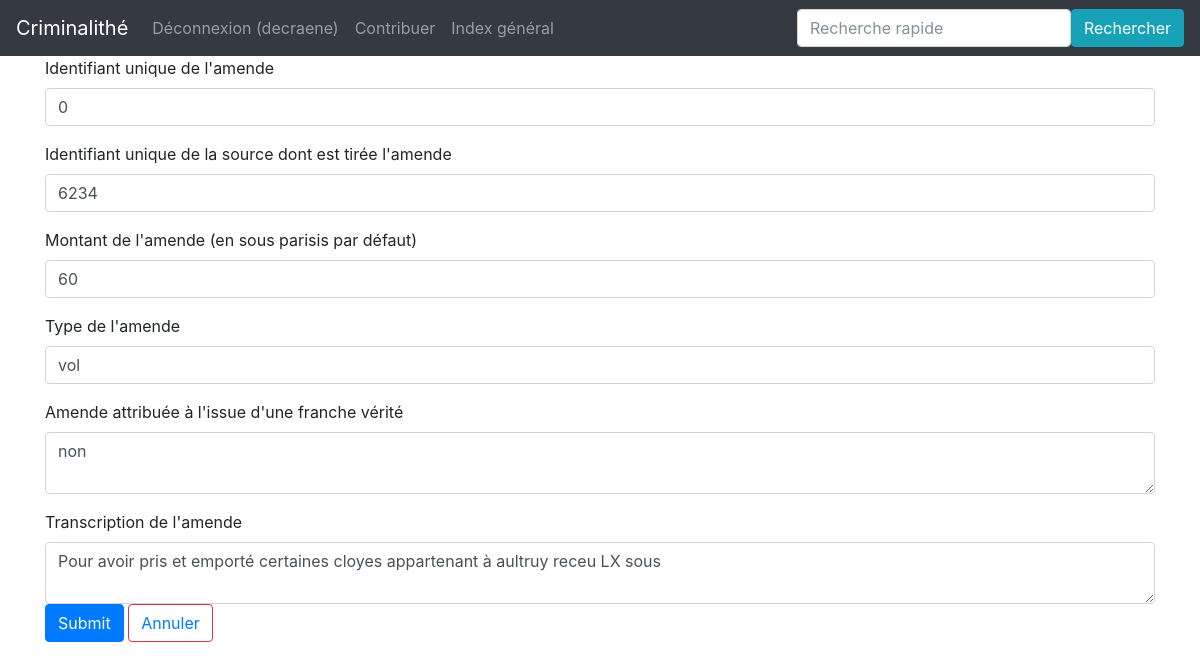
/amende/0/update (signed in), run on the app's committed database.
### app/modeles/utilisateurs.py (models this page shows, shortened)
class User(UserMixin, db.Model):
    user_id = db.Column(db.Integer, primary_key=True)
    user_nom = db.Column(db.Text)
    user_login = db.Column(db.Text)
    user_email = db.Column(db.Text)
    user_password = db.Column(db.Text)
    authorships = db.relationship("Authorship", back_populates="user")

### app/modeles/donnees.py (models this page shows, shortened)
class Amendes(db.Model):
    amendes_id = db.Column(db.Integer, primary_key=True, unique=True, nullable=False, autoincrement=True)
    amendes_source_id = db.Column(db.Integer, db.ForeignKey("source.source_id"))
    amendes_montant = db.Column(db.Text)
    amendes_type = db.Column(db.Text)
    amendes_franche_verite = db.Column(db.Text)
    amendes_transcription = db.Column(db.Text)
    amendes_personnes_id = db.Column(db.Integer, db.ForeignKey("personnes.personnes_amendes_id"))
    authorships = db.relationship("Authorship", back_populates="amende")
    justiciable = db.relationship("Personnes", foreign_keys="Personnes.personnes_amendes_id", backref="justiciable")

### app/routes/__init__.py (the view, shortened to what this page needs)
@app.route("/amende/<int:amendes_id>/update", methods=["GET", "POST"])
@login_required
def amende_update(amendes_id):
    mon_amende = Amendes.query.get(amendes_id)
    erreurs = []
    updated = False
    return render_template(
        "pages/amende_form_update.html",
        nom="Criminalithé",
        amende=mon_amende,
        erreurs=erreurs,
        updated=updated
    )

### app/modeles/utilisateurs.py (called while the page is built)
@login.user_loader
def trouver_utilisateur_via_id(identifiant):
    return User.query.get(int(identifiant))

### app/templates/pages/amende_form_update.html (shortened to what this page needs)
{% extends "conteneur.html" %}
{% block corps %}
    {% if amende %}
    <form method="POST" action="{{ url_for('amende_update', amendes_id=amende.amendes_id)}}">
    	 <div class="mb-3">
		    <label for="amendes_id" class="form-label">Identifiant unique de l'amende</label>
		    <input type="text" name="amendes_id" class="form-control {% if 'amendes_id' in erreurs%}is-invalid{% endif %}" id="amendes_id" aria-describedby="amendes_id_help" value="{{amende.amendes_id}}" />
		  </div>
    	 <div class="mb-3">
		    <label for="amendes_source_id" class="form-label">Identifiant unique de la source dont est tirée l'amende</label>
		    <input type="text" name="amendes_source_id" class="form-control {% if 'amendes_source_id' in erreurs%}is-invalid{% endif %}" id="amendes_source_id" value="{{amende.amendes_source_id}}" />
		  </div>
    	 <div class="mb-3">
		    <label for="amendes_montant" class="form-label">Montant de l'amende (en sous parisis par défaut)</label>
		    <input type="text" name="amendes_montant" class="form-control {% if 'amendes_montant' in erreurs %}is-invalid{% endif %}" id="amendes_montant" value="{{amende.amendes_montant}}" />
		  </div>
		 <div class="mb-3">
		    <label for="amendes_type" class="form-label">Type de l'amende</label>
		    <input type="text" name="amendes_type" class="form-control {% if 'amendes_type' in erreurs %}is-invalid{% endif %}" id="amendes_type" value="{{amende.amendes_type}}" />
		  </div>
    	 <div class="mb-3">
		    <label for="amendes_franche_verite" class="form-label">Amende attribuée à l'issue d'une franche vérité</label>
		    <textarea type="text" name="amendes_franche_verite" class="form-control {% if 'amendes_franche_verite' in erreurs%}is-invalid{% endif %}" id="amendes_franche_verite">{{amende.amendes_franche_verite}}</textarea>
		  </div>
        <div class="mb-3">
		    <label for="amendes_transcription" class="form-label">Transcription de l'amende</label>
		    <textarea name="amendes_transcription" class="form-control {% if 'amendes_transcription' in erreurs%}is-invalid{% endif %}" id="amendes_transcription">{{amende.amendes_transcription}}</textarea>
		  <input type="submit" name="Modifier" class="btn btn-primary" />
			<button type="button" class="btn btn-outline-danger">
        <a href="{{url_for('accueil')}}">Annuler</a>
            </button>
    </form>
    {% else %}
        <p>La base de données est en cours de constitution</p>
    {% endif %}
{% endblock %}

### app/templates/conteneur.html (shortened to what this page needs)
<!DOCTYPE html>
<html>
    <head>
        {% include "partials/css.html" %}
    </head>
    <body>
      <nav class="navbar navbar-expand-md navbar-dark bg-dark justify-content-between">
        <a class="navbar-brand" href="{{ url_for('accueil') }}">Criminalithé</a>
        <ul class="navbar-nav mr-auto">
            {% if not current_user.is_authenticated %}
              <li class="nav-item">
                <a class="nav-link" href="{{url_for("inscription")}}">Inscription</a>
              </li>
              <li class="nav-item">
                <a class="nav-link" href="{{url_for("connexion")}}">Connexion</a>
              </li>
            {% else %}
              <li class="nav-item">
                <a class="nav-link" href="{{url_for("deconnexion")}}">Déconnexion ({{current_user.user_nom}})</a>
              </li>
            {% endif %}
            <li class="nav-item">
                <a class="nav-link" href="{{url_for("repertoire")}}">Contribuer</a>
            </li>
            <li class="nav-item">
                <a class="nav-link" href="{{url_for("index")}}">Index général</a>
            </li>
        </ul>
        <form class="form-inline" action="{{url_for("recherche")}}" method="GET">
          <input class="form-control" name="keyword" type="search" placeholder="Recherche rapide" aria-label="Recherche">
          <button class="btn btn-info" type="submit">Rechercher</button>
        </form>
      </nav>
       <div class="container">
        <div class="row">
            <div class="col">
            {% block corps %}{% endblock %}
            </div>
        </div>
      </div>
    </body>
</html>

### data on the page
User: user_nom "decraene"
Amendes: amendes_id "0", amendes_source_id "6234", amendes_montant "60", amendes_type "vol", amendes_franche_verite "non", amendes_transcription "Pour avoir pris et emporté certaines cloyes appartenant à aultruy receu LX sous"
